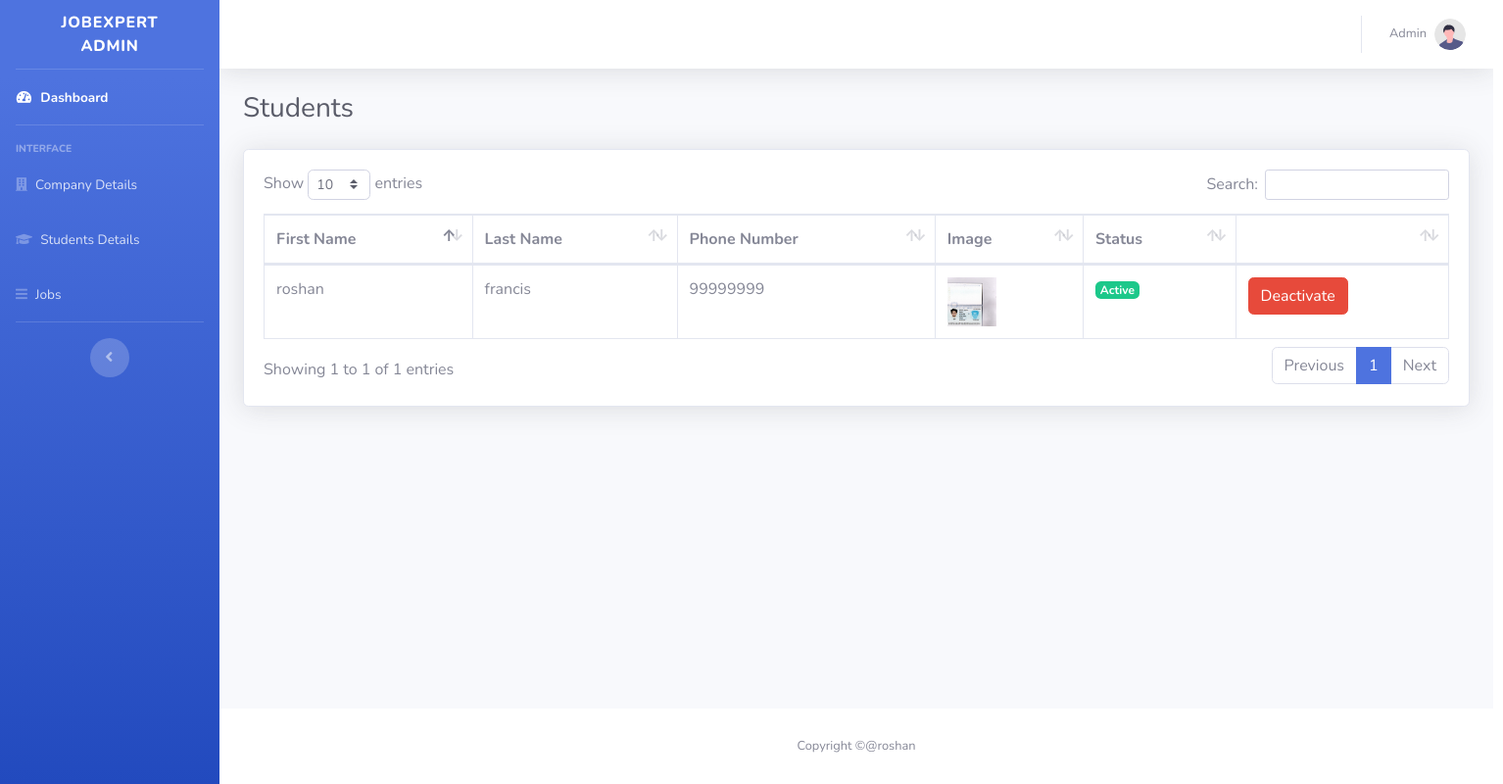
The app's page /Admin/components/students.php with its own data.
### tables this page shows
CREATE TABLE `jobseeker` (
  `jsID` int(11) NOT NULL,
  `jusername` varchar(100) NOT NULL,
  `fname` varchar(100) NOT NULL,
  `lname` varchar(100) NOT NULL,
  `phonenumber` varchar(10) NOT NULL,
  `image` longtext NOT NULL,
  `jobstatus` tinyint(4) NOT NULL
);

### Admin/components/students.php (the view, shortened to what this page needs)
<!DOCTYPE html>
<html lang="en">
<head>
    <link href="../vendor/fontawesome-free/css/all.min.css" rel="stylesheet" type="text/css">
    <link href="../css/sb-admin-2.min.css" rel="stylesheet">
    <link href="../vendor/datatables/dataTables.bootstrap4.min.css" rel="stylesheet">
</head>
<body id="page-top">
    <div id="wrapper">
        <?php
        include('../includes/sidebar.php');
        ?>
        <div id="content-wrapper" class="d-flex flex-column">
            <div id="content">
               <?php
               include('../includes/navbar.php');
               ?>
                <div style="width:1300px" class="container-fluid">
                    <h1 class="h3 mb-4 text-gray-800">Students</h1>
                    <div class="card shadow mb-4">
                        <div class="card-body">
                            <div class="table-responsive">
                                <table class="table table-bordered" id="dataTable" width="100%" cellspacing="0">
                                    <thead>
                                    <tr>
                                            <th>First Name</th>
                                            <th>Last Name</th>
                                            <th>Phone Number</th>
                                            <th>Image</th>
                                            <th>Status</th>
                                            <th></th>
                                        </tr>
                                    </thead>
                                    <tbody>
                    <?php
                            $sql = 'select * from jobseeker j inner join login l on j.jusername = l.username ';
                            $rs = $conn->query($sql);
                            while($result = $rs->fetch_assoc()){
                    ?>
                                        <tr>
                                            <td><?php echo $result['fname']; ?></td>
                                            <td><?php echo $result['lname']; ?></td>
                                            <td><?php echo $result['phonenumber']; ?></td>
                                            <td><img
                                            style="width:50px;height:50px"
                                            src='../../login/images/<?php echo $result['image']; ?>' />
                                            </td>
                                            <?php if($result['status'] == 0 ){ ?>
                                            <td> <span class="badge badge-success">Active</span></td>
                                            <?php }else{ ?>
                                                <td><span class="badge badge-danger">InActive</span</td>
                                                <?php } ?>
                                            <?php if($result['status'] == 1 ){ ?>
                                            <td>
                                            <a href="./update.php?id=<?php echo $result['jsID']?>&sts=0&type=s">
                                            <button
                                            class="btn btn-success">Activate</button></a></td>
                                            <?php }else{ ?>
                                                <td>
                                                <a href="./update.php?id=<?php echo $result['jsID']?>&sts=1&type=s">
                                                <button type="button"
                                                class="btn btn-danger">Deactivate</button></a></td>
                                                <?php } ?>
                                        </tr>
                                        <?php
                            }
                                        ?>
                                    </tbody>
                                </table>
                            </div>
                        </div>
                    </div>
                </div>
            </div>
            <?php include('../includes/footer.php'); ?>
        </div>
    </div>
</body>
</html>

### records on screen
jobseeker: fname "roshan", lname "francis", phonenumber "99999999", image (picture)

### other values on screen
$name "Admin"
